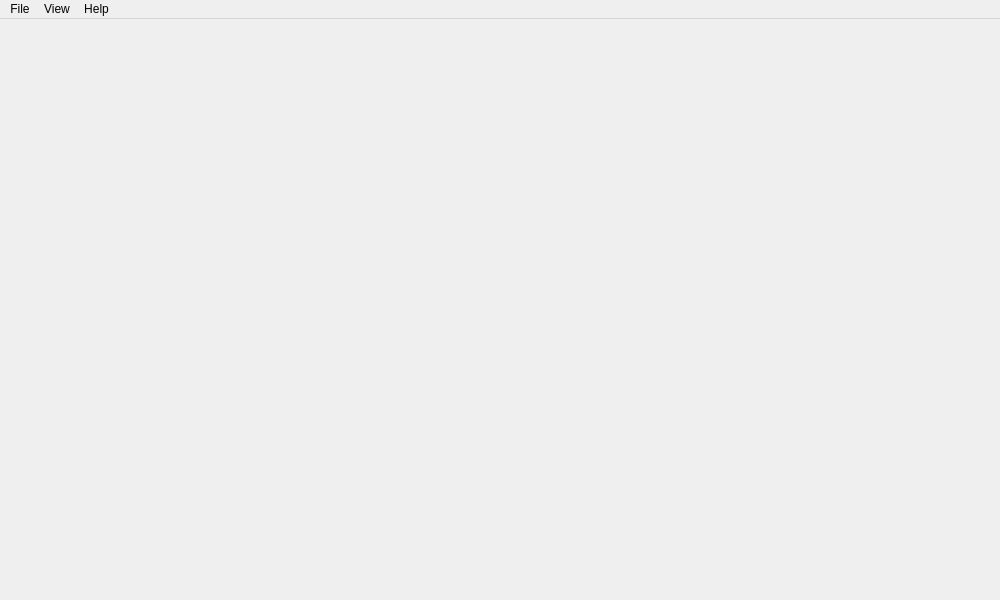
<?xml version="1.0" encoding="UTF-8"?>
<ui version="4.0">
 <class>MainWindow</class>
 <widget class="QMainWindow" name="MainWindow">
  <property name="geometry">
   <rect>
    <x>0</x>
    <y>0</y>
    <width>1000</width>
    <height>600</height>
   </rect>
  </property>
  <property name="minimumSize">
   <size>
    <width>1000</width>
    <height>600</height>
   </size>
  </property>
  <property name="windowTitle">
   <string>Zapzap</string>
  </property>
  <widget class="QWidget" name="centralwidget">
   <layout class="QHBoxLayout" name="horizontalLayout_2">
    <property name="spacing">
     <number>0</number>
    </property>
    <property name="leftMargin">
     <number>0</number>
    </property>
    <property name="topMargin">
     <number>0</number>
    </property>
    <property name="rightMargin">
     <number>0</number>
    </property>
    <property name="bottomMargin">
     <number>0</number>
    </property>
   </layout>
  </widget>
  <widget class="QMenuBar" name="menubar">
   <property name="geometry">
    <rect>
     <x>0</x>
     <y>0</y>
     <width>1000</width>
     <height>31</height>
    </rect>
   </property>
   <property name="maximumSize">
    <size>
     <width>16777215</width>
     <height>16777215</height>
    </size>
   </property>
   <property name="layoutDirection">
    <enum>Qt::LeftToRight</enum>
   </property>
   <property name="defaultUp">
    <bool>false</bool>
   </property>
   <widget class="QMenu" name="menuFile">
    <property name="title">
     <string>File</string>
    </property>
    <addaction name="actionSettings"/>
    <addaction name="separator"/>
    <addaction name="actionHide_on_close"/>
    <addaction name="actionQuit"/>
   </widget>
   <widget class="QMenu" name="menuView">
    <property name="title">
     <string>View</string>
    </property>
    <addaction name="actionReload_Service"/>
    <addaction name="separator"/>
    <addaction name="actionDefault_size_page"/>
    <addaction name="separator"/>
    <addaction name="actionToggle_Full_Screen"/>
    <addaction name="actionToggle_Darck_Mode"/>
    <addaction name="actionAuto_hide_menu_bar"/>
   </widget>
   <widget class="QMenu" name="menuHelp">
    <property name="title">
     <string>Help</string>
    </property>
    <addaction name="actionLearn_More"/>
    <addaction name="actionChangelog"/>
    <addaction name="actionSupport"/>
    <addaction name="separator"/>
    <addaction name="actionBuy_a_coffee"/>
    <addaction name="actionAbout_Zapzap"/>
   </widget>
   <addaction name="menuFile"/>
   <addaction name="menuView"/>
   <addaction name="menuHelp"/>
  </widget>
  <action name="actionSettings">
   <property name="text">
    <string>Settings</string>
   </property>
   <property name="shortcut">
    <string>Ctrl+P</string>
   </property>
  </action>
  <action name="actionQuit">
   <property name="text">
    <string>Quit</string>
   </property>
   <property name="shortcut">
    <string>Ctrl+Q</string>
   </property>
  </action>
  <action name="actionReload_Service">
   <property name="text">
    <string>Reload</string>
   </property>
   <property name="shortcut">
    <string>F5</string>
   </property>
  </action>
  <action name="actionOpen_Quick_Switch">
   <property name="text">
    <string>Open Quick Switch</string>
   </property>
   <property name="shortcut">
    <string>Ctrl+S</string>
   </property>
  </action>
  <action name="actionDefault_size_page">
   <property name="text">
    <string>Default  size page</string>
   </property>
   <property name="shortcut">
    <string>Ctrl+0</string>
   </property>
  </action>
  <action name="actionToggle_Full_Screen">
   <property name="text">
    <string>Toggle Full Screen</string>
   </property>
   <property name="shortcut">
    <string>F11</string>
   </property>
  </action>
  <action name="actionToggle_Darck_Mode">
   <property name="text">
    <string>Toggle Dark Mode</string>
   </property>
   <property name="shortcut">
    <string>Ctrl+Shift+D</string>
   </property>
  </action>
  <action name="actionAuto_hide_menu_bar">
   <property name="checkable">
    <bool>false</bool>
   </property>
   <property name="text">
    <string>Hide menu bar</string>
   </property>
   <property name="shortcut">
    <string>Ctrl+M</string>
   </property>
  </action>
  <action name="actionAdd_new_user">
   <property name="text">
    <string>Add new user</string>
   </property>
   <property name="shortcut">
    <string>Ctrl+N</string>
   </property>
  </action>
  <action name="actionMostrar_todos_os_usu_rios_aqui">
   <property name="text">
    <string>Mostrar todos os usuários aqui</string>
   </property>
  </action>
  <action name="actionUser_1">
   <property name="text">
    <string>User 1</string>
   </property>
  </action>
  <action name="actionUser2">
   <property name="text">
    <string>User 2</string>
   </property>
  </action>
  <action name="actionLearn_More">
   <property name="text">
    <string>Learn More</string>
   </property>
  </action>
  <action name="actionChangelog">
   <property name="text">
    <string>Changelog</string>
   </property>
  </action>
  <action name="actionSupport">
   <property name="text">
    <string>Report issue...</string>
   </property>
  </action>
  <action name="actionAbout_Zapzap">
   <property name="text">
    <string>About Zapzap</string>
   </property>
  </action>
  <action name="actionHide_on_close">
   <property name="checkable">
    <bool>true</bool>
   </property>
   <property name="checked">
    <bool>true</bool>
   </property>
   <property name="text">
    <string>Hide on close</string>
   </property>
   <property name="toolTip">
    <string>Keep in background when closing window</string>
   </property>
   <property name="statusTip">
    <string/>
   </property>
  </action>
  <action name="actionBuy_a_coffee">
   <property name="text">
    <string>Buy a coffee</string>
   </property>
  </action>
 </widget>
 <resources/>
 <connections/>
</ui>
